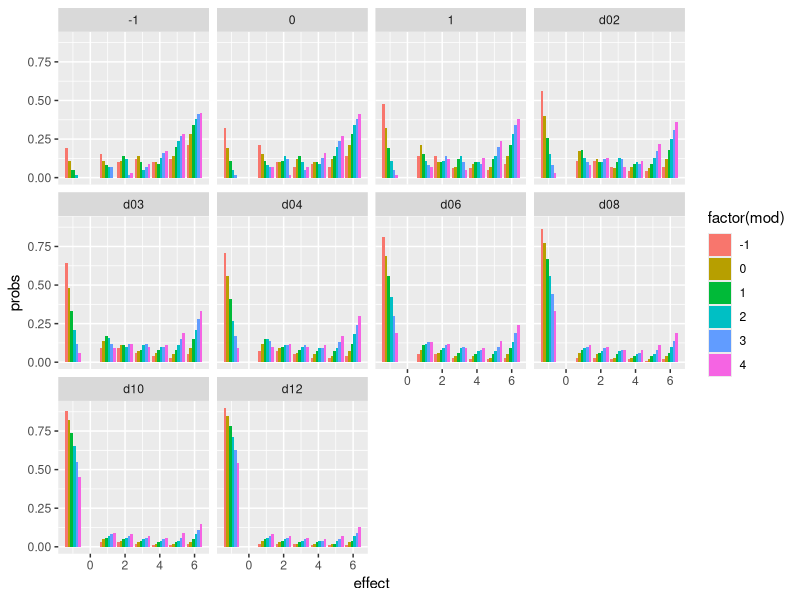
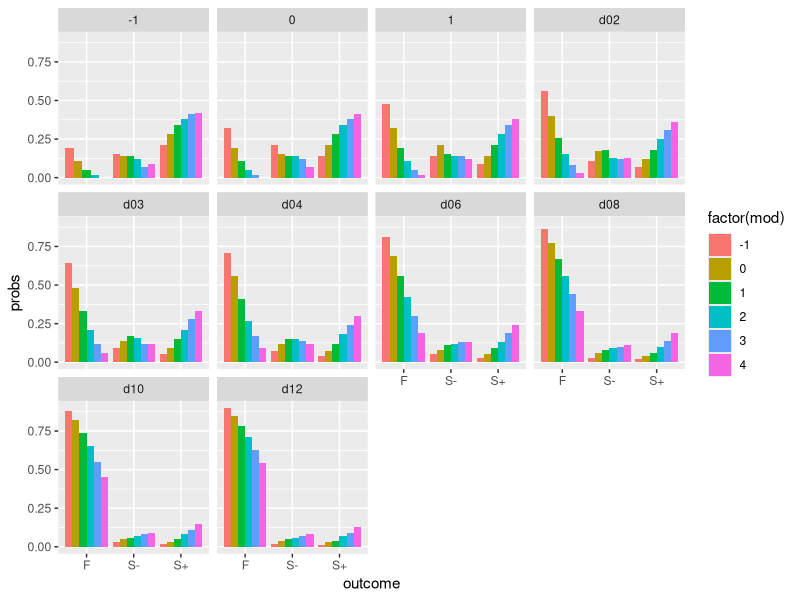

R code for these plots, in order:
# ---
# title: "3d6 resolution"
# date: "2024-02-17"
# ---

# The below is a suggestion of unified mechanics based on **BLB** combat resolution, expanded to all actions in the game.
# 
# 1. **Player** describes the action and agrees with the GM what **Skill** is relevant for the roll.
# 2. **GM** defines the **DC** and the **Level** of the challenge
# 1. **GM** might roll a challenge die from d2 (normal) to d12 (impossible) and add to 7 to determine the **DC**.
# 2. **Level** of challenge varies from 1 (simple), 4 (complex) to 8 (daunting)
# 3. **Player** roll 3d6.
# 4. **Player** choose any combination of 2 dice + skill at use that beats the **DC**.
# 5. Remainder die is the **Effect**, that gets applied to the challenge **Level** of challenge.
# 1. If the **Effect** die is a 6, **Player** might roll an additional 1d6 for increased **Effect**.
# 6. If the challenge Level is overcome, the challenge is overcome.
# 7. **Players** can choose more than one action to subdue a challenge, but every attempt until final success should have a cost or consequence.
# 
# In **Combat** situations, **Armour** defines the **DC**. Effect is deducted from NPCs' Vigour. And NPCs would have their own rounds, attacking back against PCs - i.e. GM rolls dice for NPCs in combat. In other skill applications, the Player rolling dice is sufficient to adjudicate consequences to both PCs 

# libraries
library(dplyr)
library(ggplot2)

# DC rolls function
create_dice_df <- function(
    dice_types = c("-1", "0", "1", "d02", "d03", "d04", "d06", "d08", "d10", "d12")
) {
  # Initialize an empty data frame
  dice_df <- data.frame(dc_dice = character(), dc_roll = integer())
  
  for (dice in dice_types) {
    # Handle special cases where dice is not in 'dx' format
    if (!grepl("d", dice)) {
      dice_df <- rbind(dice_df, data.frame(dc_dice = dice, dc_roll = as.integer(dice)))
    } else {
      # Extract the number of sides from the dice type
      num_sides <- as.integer(sub("d", "", dice))
      rolls <- 1:num_sides
      # Create a temporary data frame for the current dice type and all possible rolls
      temp_df <- data.frame(dc_dice = rep(dice, length(rolls)), dc_roll = rolls)
      dice_df <- rbind(dice_df, temp_df)
    }
  }
  
  return(dice_df)
}

# Function to be used within a dplyr chain for evaluating dice combinations
choose_min_combination <- function(df) {
  df %>%
    rowwise() %>%
    mutate(result = {
      # Combinations of two columns
      combinations <- combn(c_across(c(d1, d2, d3)), 2, sum)
      # Find combinations that are equal to or greater than dc_net
      valid_combinations <- combinations[combinations >= dc_net]
      
      # If no valid combination, return -10
      if(length(valid_combinations) == 0) -1 else min(valid_combinations)
    }) %>%
    ungroup() # Ensure the result is not grouped, for further manipulations
}

# All possible 3d6 rolls
roll3d6 <- expand.grid(
  d1 = 1:6,
  d2 = 1:6,
  d3 = 1:6
)

# Merge rolls, mods, dc_rolls and evaluate effect
effectSim <- merge(
  x = data.frame(mod = -1:4),
  y = create_dice_df()
) %>% merge(
  y = roll3d6
) %>%
  mutate(
    dc = dc_roll + 7,
    dc_net = dc - mod
  ) %>%
  choose_min_combination() %>%
  mutate(effect = ifelse(result < 0, -1, d1 + d2 + d3 - result))

consolidated_effect <- effectSim %>%
  group_by(mod, dc_dice, effect) %>%
  summarise(cases = n()) %>%
  mutate(probs = round(cases / sum(cases), 2))

consolidated_effect %>%
  # filter(!(dc_dice %in% c('-1', '0', '1'))) %>%
  ggplot(aes(x = effect, y = probs, fill = factor(mod))) +
  geom_bar(stat = 'identity', position = 'dodge') +
  facet_wrap(~dc_dice)

consolidated_effect %>%
  mutate(outcome = case_when(effect <= 0 ~ 'F',
                             effect <= 3 ~ 'S-',
                             TRUE ~ 'S+')) %>%
  ggplot(aes(x = outcome, y = probs, fill = factor(mod))) +
  geom_bar(stat = 'identity', position = 'dodge') +
  facet_wrap(~dc_dice)

consolidated_effect %>%
  filter(mod == 0,
         dc_dice == 'd02') %>%
  mutate(cum = cumsum(probs))
